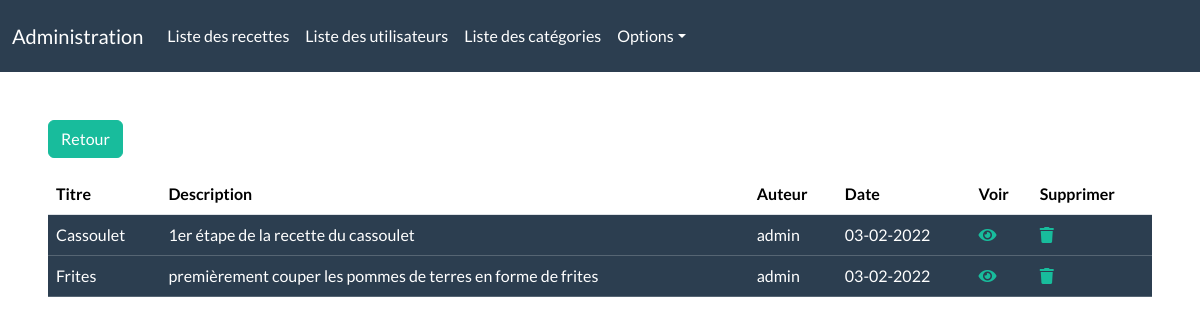
/private/templates/show_recipes.php?category_id=3&user_id=1 (signed in), run on the app's committed database.
### tables this page shows
CREATE TABLE IF NOT EXISTS `recipes` (
  `id` int(11) NOT NULL AUTO_INCREMENT,
  `title` varchar(265) NOT NULL,
  `description` text NOT NULL,
  `image` text,
  `date_recipe` timestamp NOT NULL DEFAULT CURRENT_TIMESTAMP,
  `user_id` int(11) NOT NULL,
  `category_id` int(11) NOT NULL,
  PRIMARY KEY (`id`),
  KEY `recipe_category_id` (`category_id`),
  KEY `recipe_user_id` (`user_id`)
);

CREATE TABLE IF NOT EXISTS `users` (
  `id` int(11) NOT NULL AUTO_INCREMENT,
  `nickname` varchar(40) NOT NULL,
  `password` text NOT NULL,
  `role` int(1) NOT NULL DEFAULT '3',
  `avatar` varchar(255) NOT NULL,
  `registration_at` timestamp NULL DEFAULT CURRENT_TIMESTAMP,
  PRIMARY KEY (`id`)
);

### libraries/services/sql_requests.php (called while the page is built, shortened)
<?php
function selectOneBy($pdo, $tableToSelect, $where, $selectTo)
{
    $sql = "SELECT * FROM $tableToSelect WHERE $where = ?";
    $query = $pdo->prepare($sql);
    $query->execute([$selectTo]);
    $data = $query->fetch();
    return $data;
}
function selectByWaW($pdo, $tableToSelect, $firstWhere, $secondWhere, $firstSelectTo, $secondSelectTo)
{
    $sql = "SELECT * FROM $tableToSelect where $firstWhere = ? AND $secondWhere = ?";
    $query = $pdo->prepare($sql);
    $query->execute([$firstSelectTo, $secondSelectTo]);
    $data = $query->fetchAll();
    return $data;
}

### libraries/services/functions.php (called while the page is built, shortened)
<?php
include('sql_requests.php');
function showDate($toStringDate)
{
    $timestamp = strtotime($toStringDate);
    return $date = date("d-m-Y", $timestamp);
}

### private/templates/show_recipes.php (the view, shortened to what this page needs)
<?php
include('../../admin_layout.php');
if (empty($_GET['user_id'])) {
    header("location: ../../public/templates/error.php?error=2");
} elseif (empty($_GET['category_id'])) {
    header("location: ../../public/templates/error.php?error=2");
} else {
    $category_id = $_GET['category_id'];
    $user_id =  $_GET['user_id'];
    $recipes = selectByWaW($pdo, 'recipes', 'category_id', 'user_id', $category_id, $user_id);
} ?>
<div class="grid_index m-5">
    <p><a href='/private/templates/show_user_categories.php?user_id=<?= $user_id; ?>' class='btn btn-success' type='button'>Retour</a></p>
    <table class="table table-hover">
        <thead>
            <tr>
                <th scope="col">Titre</th>
                <th scope="col">Description</th>
                <th scope="col">Auteur</th>
                <th scope="col">Date</th>
                <th scope="col">Voir</th>
                <th scope="col">Supprimer</th>
            </tr>
        </thead>
        <tbody>
            <?php foreach ($recipes as $recipe) : ?>
                <?php $date = showDate($recipe['date_recipe']); ?>
                <?php $user_infos = selectOneBy($pdo, 'users', 'id', $recipe['user_id']); ?>
                <tr class="table-primary">
                    <td><?= $recipe['title']; ?></td>
                    <td><?= $recipe['description']; ?></td>
                    <td><?= $user_infos['nickname']; ?></td>
                    <td><?= $date; ?></td>
                    <td><a href="show_recipe.php?recipe_id=<?= $recipe['id']; ?>&category_id=<?= $category_id; ?>&user_id=<?= $user_id; ?>"><i class="fas fa-eye"></i></a></td>
                    <td><a href="../controller/DeleteRecipe.php?recipe_id=<?= $recipe['id']; ?>&page_name=show_recipes&category_id=<?= $category_id; ?>&user_id=<?= $user_id; ?>"><i class="fas fa-trash"></i></a></td>
                </tr>
            <?php endforeach; ?>
        </tbody>
    </table>
</div>
<?php include('../layout_end.php'); ?>

### data on the page
recipes: title "Cassoulet", description "1er étape de la recette du cassoulet", user.nickname "admin", date_recipe "03-02-2022"
recipes: title "Frites", description "premièrement couper les pommes de terres en forme de frites", user.nickname "admin", date_recipe "03-02-2022"
